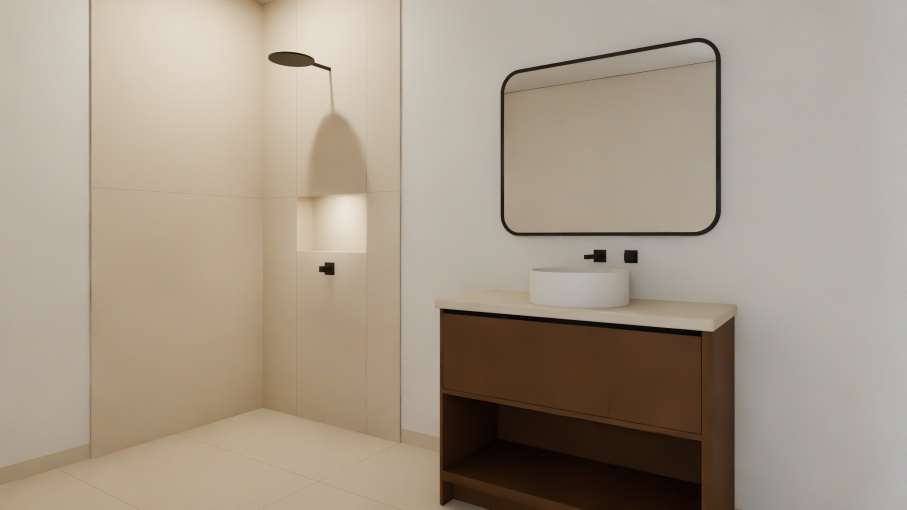
#> input picture assets/blockout/house/framing/wm-bath-2026-11-17/B2-plate.png, 2720 x 1530 px (shown at 1/3 size)
$ python checks_wm_bath.py
#> lines starting #> are read from the running program, lines starting #| are printed output that depends on the picture; after the words box and inside, x2 and y2 are one past the last pixel; in counts of white or black regions, pixels touching at a corner belong together
#!/usr/bin/env python3
"""
checks_wm_bath.py: the contact sheet of the warm-modern bath clay (render-agent, 2026-11-17; 0 tokens). No bpy.
Tiles: B2-plate, B2 (defaults), B2-shell, the B2 id pass, the B2 structure edges, and B2 with the lock target's lines
(lock-target.json: green where the depth pass sees the line, red where something stands in front of it).

  python3 checks_wm_bath.py
"""
import json
import os

from PIL import Image, ImageDraw

HERE = os.path.dirname(os.path.abspath(__file__))
TW, TH = 900, 506


def tile(path, label, draw_lock=False):
#> called with path = 'B2-plate.png', draw_lock = False
    im = Image.open(os.path.join(HERE, path)).convert("RGB")
#> im is the input picture: PIL image 2720x1530 RGB; mean R, G, B 165.1, 152.4, 136.6
    if draw_lock:
        lt = json.load(open(os.path.join(HERE, "lock-target.json")))
        d = ImageDraw.Draw(im)
        for name, L in lt["lines"].items():
            s = L["samples"]
            for a, b in zip(s, s[1:]):
                d.line([(a[0], a[1]), (b[0], b[1])], fill=(0, 200, 0) if (a[2] and b[2]) else (220, 0, 0), width=3)
        x0, y0, x1, y1 = lt["frame_box"]
        d.rectangle([x0, y0, x1, y1], outline=(0, 120, 255), width=3)
    im = im.resize((TW, TH))
#> im: PIL image 900x506 RGB
    d = ImageDraw.Draw(im)
    d.rectangle([0, 0, TW, 22], fill=(0, 0, 0))
    d.text((6, 5), label, fill=(255, 255, 255))
    return im


def main():
    tiles = [tile("B2-plate.png", "B2-plate: output 1, the empty plate (shell + vanity; product lamps off)"),
             tile("B2.png", "B2: the 0א defaults (Style B sconces 8x8x16 up-down, floor planter, ring A3 at Y 13.07, curtain at X 5.34)"),
             tile("B2-shell.png", "B2-shell: the shell alone (plate / shell = the vanity's shadow)"),
             tile("B2-id.png", "B2 id pass (legend: selfcheck.json ids)"),
             tile("B2-plate-edges.png", "B2-plate structure edges"),
             tile("B2.png", "B2 + lock target (green seen, red covered; blue = the 16:9 frame)", draw_lock=True)]
#> call 2 of tile, with path = 'B2.png', draw_lock = False
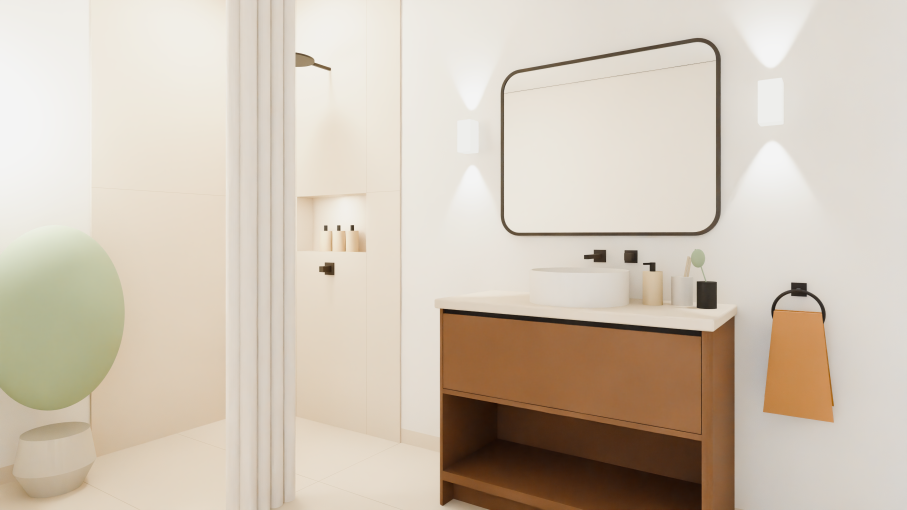
#> input picture assets/blockout/house/framing/wm-bath-2026-11-17/B2.png, 2720 x 1530 px (shown at 1/3 size)
#> in tile, im is the input picture: PIL image 2720x1530 RGB; mean R, G, B 208.5, 196.6, 181.7
#> call 3 of tile, with path = 'B2-shell.png', draw_lock = False
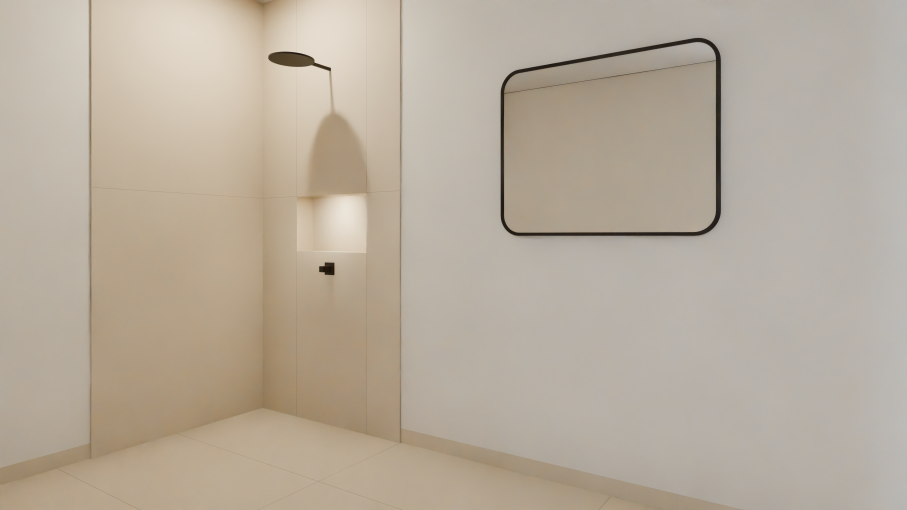
#> input picture assets/blockout/house/framing/wm-bath-2026-11-17/B2-shell.png, 2720 x 1530 px (shown at 1/3 size)
#> in tile, im is the input picture: PIL image 2720x1530 RGB; mean R, G, B 183.2, 172.2, 157
#> in tile (call 3), `im = im.resize((TW, TH))`:
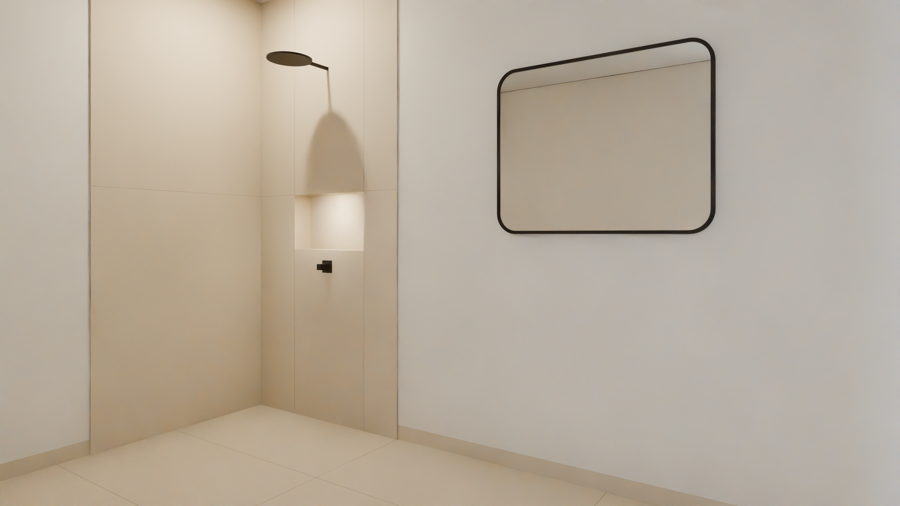
#> im: PIL image 900x506 RGB; mean R, G, B 183.2, 172.2, 157
#> call 4 of tile, with path = 'B2-id.png', label = 'B2 id pass (legend: selfcheck.json ids)', draw_lock = False
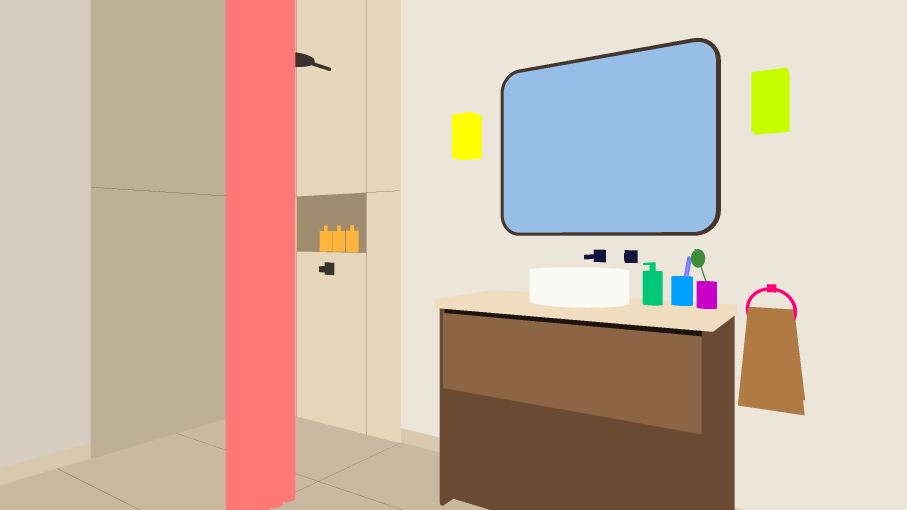
#> input picture assets/blockout/house/framing/wm-bath-2026-11-17/B2-id.png, 2720 x 1530 px (shown at 1/3 size)
#> in tile, im is the input picture: PIL image 2720x1530 RGB; mean R, G, B 202.6, 183.4, 168.5
#> in tile (call 4), `im = im.resize((TW, TH))`:
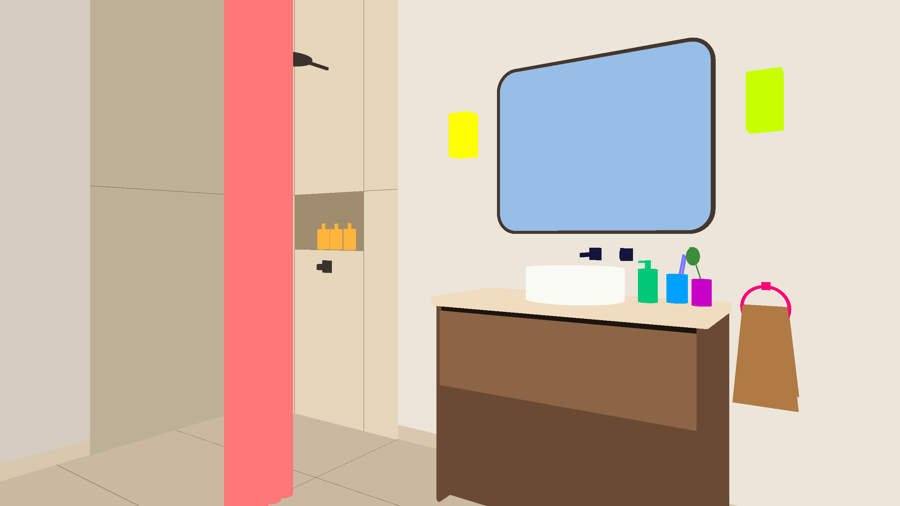
#> im: PIL image 900x506 RGB; mean R, G, B 202.6, 183.4, 168.5
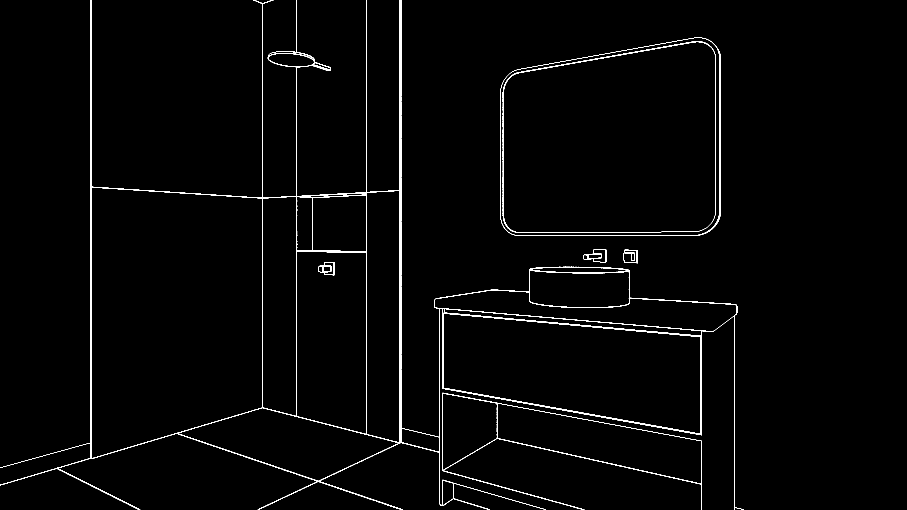
#> input picture assets/blockout/house/framing/wm-bath-2026-11-17/B2-plate-edges.png, 2720 x 1530 px (shown at 1/3 size)
#> in tile (call 5), `im = Image.open(os.path.join(HERE, path)).convert("RGB")`: im: PIL image 2720x1530 RGB; 1.5% white in thin lines or dots, all inside (x1, y1, x2, y2) = (0, 0, 2232, 1529)
#> in tile (call 5), `im = im.resize((TW, TH))`:
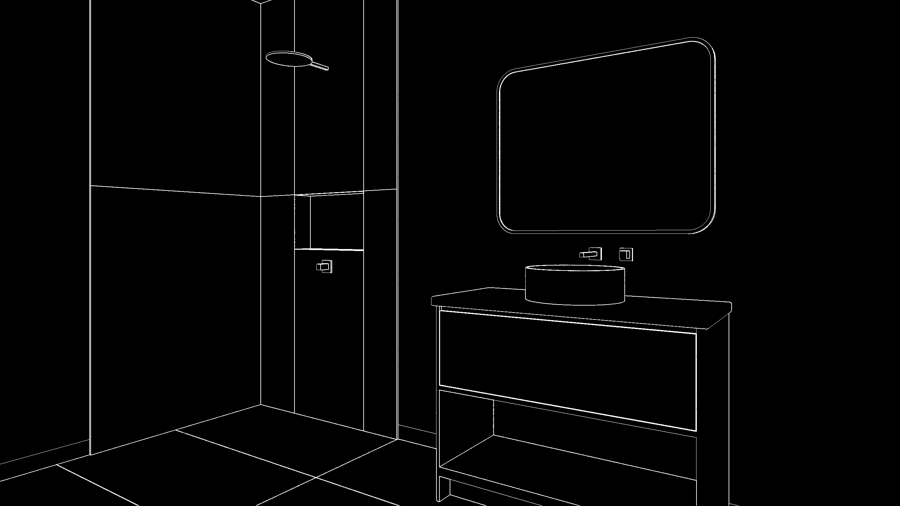
#> im: PIL image 900x506 RGB; min 0, max 255, mean 3.9
    sheet = Image.new("RGB", (TW * 2, TH * 3), (20, 20, 20))
    for k, t in enumerate(tiles):
        sheet.paste(t, ((k % 2) * TW, (k // 2) * TH))
    sheet.save(os.path.join(HERE, "contact-sheet.jpg"), quality=88)
    print("contact-sheet.jpg")


if __name__ == "__main__":
#> (the run stopped early here; a loop or call above may not have finished)
